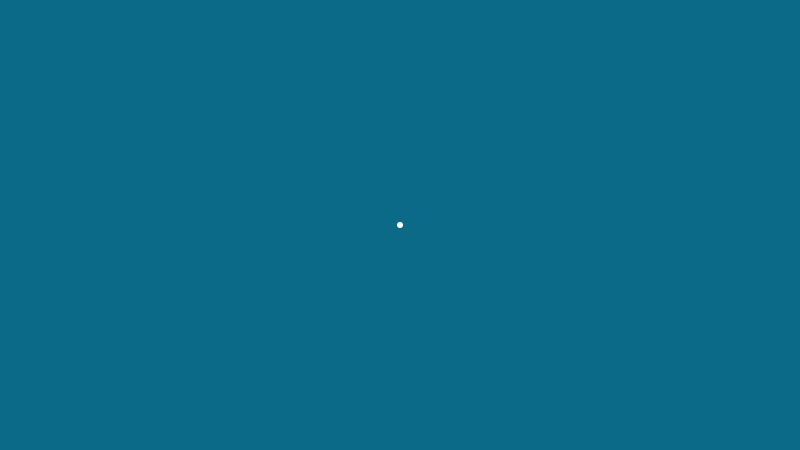
Frame 1 (no input)
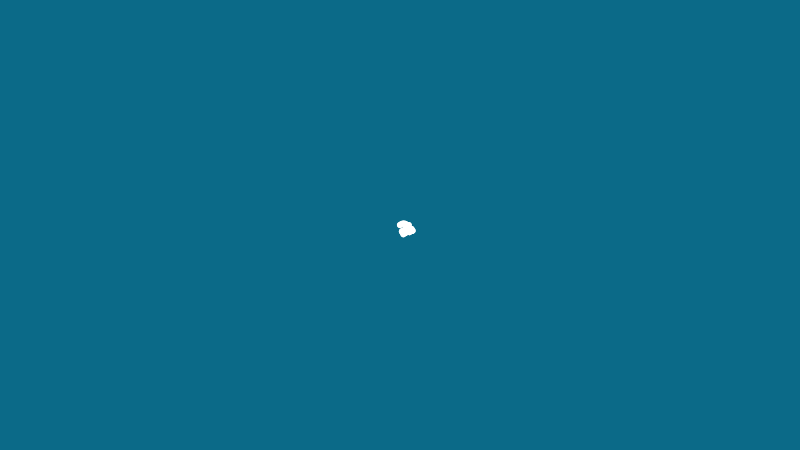
Frame 60 (no input)
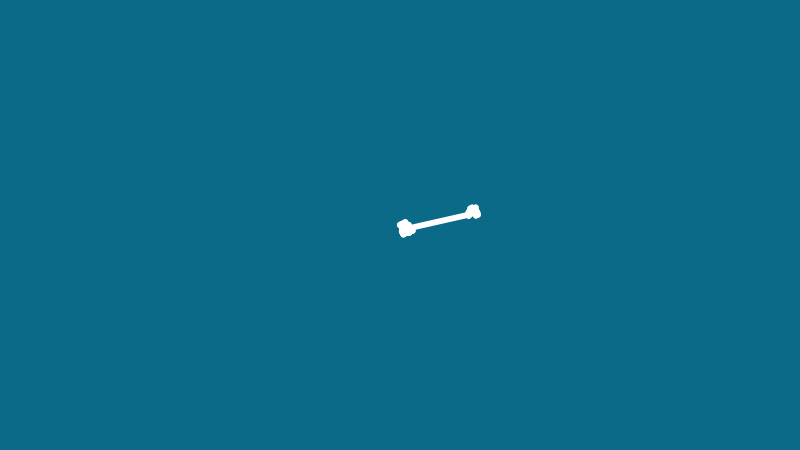
Frame 120 (the mouse pressed at the canvas centre since frame 60)

The p5.js sketch that drew these frames (run headless with seeded random() and noise() and a simulated clock; from frame 60 on, the mouse is pressed at the canvas centre):

// p5.js sketch
// ── sketch.js
// Daniel Shiffman
// http://codingtra.in
// https://youtu.be/bqF9w9TTfeo
// https://thecodingtrain.com/CodingChallenges/053-random-walk-levy.html

let pos;
let prev;

function setup() {
  createCanvas(800, 450);
  pos = createVector(width/2, height/2);
  prev = pos.copy();
  background(11,106,136);
}

function draw() {
  stroke(255);
  strokeWeight(6);
  line(pos.x, pos.y, prev.x, prev.y);
  prev.set(pos);

  var step = p5.Vector.random2D();

  var r = random(100);
  if (r < 1) {
    step.mult(random(25, 100));
  } else {
    step.setMag(2);
  }

  pos.add(step);

}
